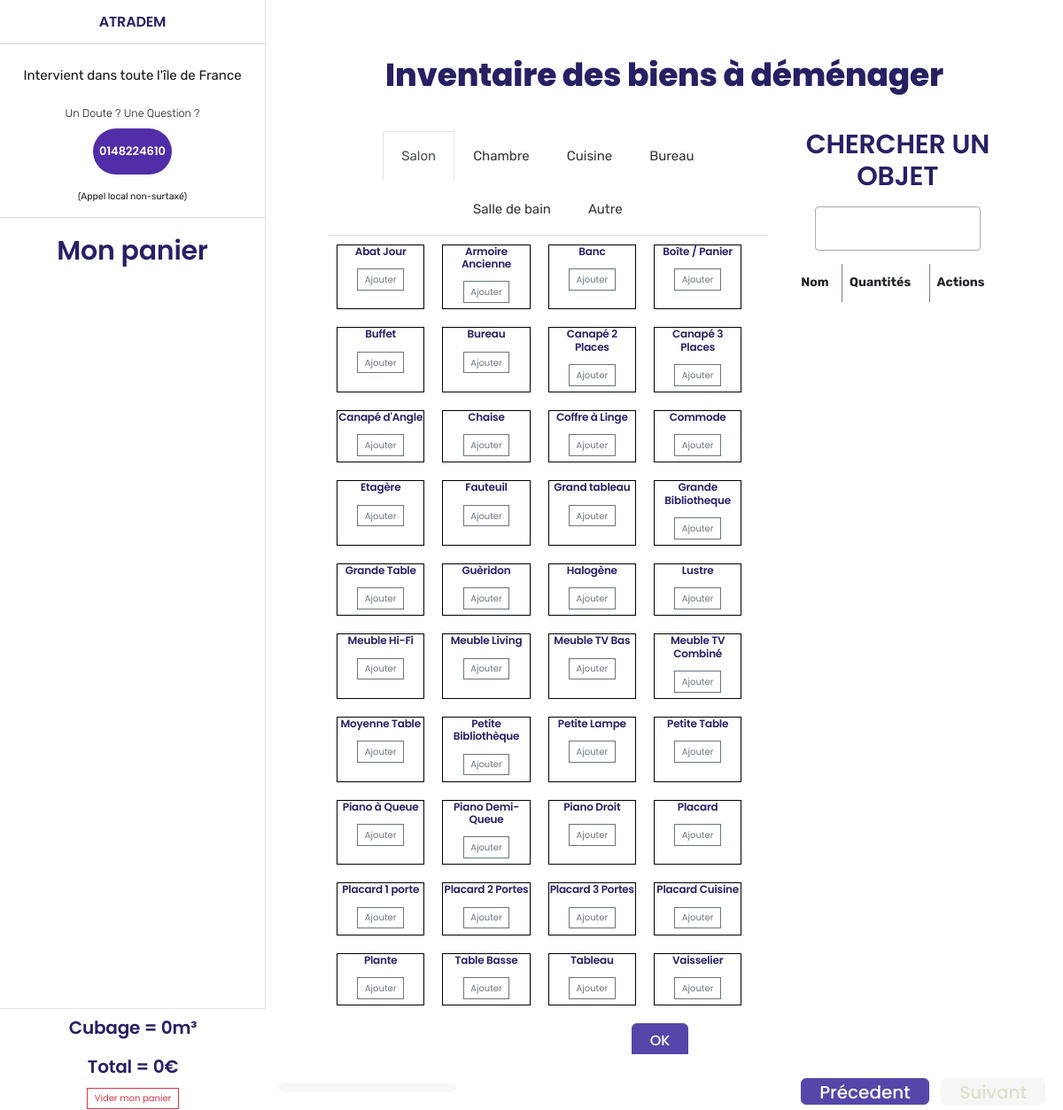
Page /page-devis-inventaire.php on the committed database.
### tables this page shows
CREATE TABLE `mobilier` (
  `id_m` int(10) UNSIGNED NOT NULL,
  `name_m` varchar(255) NOT NULL,
  `mcube_m` float DEFAULT NULL,
  `typeMobilier_id_tm` int(10) UNSIGNED NOT NULL
);

### includes/pages/devis-inventaire/calculateur-objet.php (called while the page is built, shortened)
<?php
try {
    $dsn = "mysql:host=localhost;dbname=atrademNew";
    $pdo = new PDO($dsn, 'root', 'root', []);
    $pdo->setAttribute(PDO::ATTR_ERRMODE, PDO::ERRMODE_EXCEPTION);
    $pdo->setAttribute(PDO::ATTR_DEFAULT_FETCH_MODE, PDO::FETCH_OBJ);
    $sql = 'SELECT * FROM `mobilier` ORDER BY name_m';
    $query = $pdo->prepare($sql);
    $query->execute([]);
    $objets = $query->fetchAll(PDO::FETCH_ASSOC);
    $salon = [];
    $chambre = [];
    $cuisine = [];
    $all = [];
    foreach ($objets as $objet) {
        switch ($objet['typeMobilier_id_tm']) {
            case 1:
                array_push($salon, $objet);
                array_push($all, $objet);
                break;
            case 2:
                array_push($chambre, $objet);
                array_push($all, $objet);
                break;
            case 3:
                array_push($cuisine, $objet);
                array_push($all, $objet);
                break;
        }
    }
} catch (PDOException $e) {
    $error = "Erreur" . $e->getMessage();
}
include 'calculateur-objet.phtml';

### includes/pages/devis-inventaire/calculateur-objet.phtml (the view, shortened to what this page needs)
<div class="slide-title">
  <h2> Inventaire des biens à déménager</h2>
</div>
<div class="row pl-5 w-100">
  <div class="col-md-8">
    <ul class="nav nav-tabs justify-content-center" id="myTab" role="tablist">
      <li class="nav_item"><a role="tab" data-toggle="tab" id="salon-tab" href="#salon"
          class="nav-link active">Salon</a></li>
      <li class="nav-item"><a role="tab" data-toggle="tab" id="chambre-tab" href="#chambre"
          class="nav-link">Chambre</a></li>
      <li class="nav-item"><a role="tab" data-toggle="tab" id="cuisine-tab" href="#cuisine"
          class="nav-link">Cuisine</a></li>
      <li class="nav-item"><a role="tab" data-toggle="tab" id="bureau-tab" href="#bureau" class="nav-link">Bureau</a>
      </li>
      <li class="nav-item"><a role="tab" data-toggle="tab" id="sdn-tab" href="#sdn" class="nav-link">Salle de bain</a>
      </li>
      <li class="nav-item"><a role="tab" data-toggle="tab" id="autre-tab" href="#autre" class="nav-link">Autre</a>
      </li>
    </ul>
    <div class="tab-content">
      <div class="tab-pane active" id="salon" role="tabpanel" aria-labelledby="salon-tab">
        <div class="articleGroup">
          <?php foreach ($salon as $objet): ?>
          <div class="article">
            <h3><?=$objet['name_m']?></h3>
            <button data-id="<?=$objet['id_m']?>" data-article="<?=$objet['name_m']?>" data-price="<?=$objet['mcube_m'] * 36?>"
              class="btn btn-outline-secondary">Ajouter</button>
          </div>
          <?php endforeach;?>
        </div>
      </div>
    </div>
  </div>
  <div id="sideCol" class="d-flex flex-column justify-content-start col-md-4">
    <div id="object-search" class="form-group">
      <h3>CHERCHER UN OBJET</h3>
      </div>
    <div id="recap">
      <table class="table">
        <thead>
          <tr>
            <th>Nom</th>
            <th>Quantités</th>
            <th>Actions</th>
          </tr>
        </thead>
      </table>
    </div>
  </div>
</div>

### includes/header_start.php (shortened to what this page needs)
<!DOCTYPE html>
<html xmlns="http://www.w3.org/1999/xhtml" xml:lang="en-US" lang="en-US">
<head>
    <link rel="stylesheet" type="text/css" href="assets/css/bootstrap.min.css">
    <link rel="stylesheet" type="text/css" href="assets/css/metisMenu.min.css"  />
    <link rel="stylesheet" type="text/css" href="assets/css/animate.css">
    <link rel="stylesheet" type="text/css" href="assets/css/animsition.css">
    <link rel="stylesheet" type="text/css" href="assets/css/magnific-popup.css">
    <link rel="stylesheet" type="text/css" href="assets/css/owl.carousel.min.css">
    <link rel="stylesheet" type="text/css" href="assets/css/cubeportfolio.css">
    <link rel="stylesheet" type="text/css" href="assets/css/jquery.timepicker.min.css">
    <link rel="stylesheet" type="text/css" href="assets/css/select2.min.css">
    <link rel="stylesheet" type="text/css" href="assets/css/font-awesome.css">
    <link rel="stylesheet" type="text/css" href="assets/css/bizzco-icons.css">
    <link rel="stylesheet" type="text/css" href="assets/css/et-line.css">
    <link rel="stylesheet" type="text/css" href="assets/css/pe-icon-7-stroke.css">
    <link rel="stylesheet" type="text/css" href="includes/rev-slider/css/settings.css">
    <link rel="stylesheet" type="text/css" href="includes/rev-slider/css/layers.css">
    <link rel="stylesheet" type="text/css" href="includes/rev-slider/css/navigation.css">
    <link rel="stylesheet" type="text/css" href="assets/css/reset.css">
    <link rel="stylesheet" type="text/css" href="style.css">
    <link rel="stylesheet" type="text/css" href="assets/css/main.min.css">
    <link rel="stylesheet" type="text/css" href="assets/css/shortcodes.css">

### page-devis-inventaire.php (shortened to what this page needs)
<?php include './includes/header_start.php';?>
<link rel="stylesheet" href="./assets/css/price-calculator.min.css">
<link rel="stylesheet" href="./assets/css/metisMenu.min.css">
<link rel="stylesheet" href="./assets/css/sidebar.min.css">
<link rel="stylesheet" href="./assets/css/slideform.css">
<link rel="stylesheet" href="./assets/css/ion.rangeSlider.min.css" />
<link rel="stylesheet" href="./assets/css/hello.week.min.css">
<link rel="stylesheet" href="./assets/css/hello.week.theme.min.css">
<?php include './includes/header_end.php';?>
<body class="page header-fixed no-sidebar">
  <div id="page" class="animsition clearfix">
    <?php include "./includes/leftbar.php";?>
    <div class="content-page text-center py-0">
      <div id="main-content" class="site-main clearfix">
        <div id="content-wrap">
          <div id="site-content" class="site-content clearfix">
            <div id="inner-content" class="inner-content-wrap">
              <div class="wrapper">
                <div id="calculator-container" class="col-md-12">
                  <form id="slideForm" action="">
                    <div class="slideform-wrapper">
                      <div class="slideform-slide">
                        <div id="calcObjectForm" class="slideform-group">
                          <?php include "./includes/pages/devis-inventaire/calculateur-objet.php";?>
                        </div>
                      </div>
                      <footer class="slideform-footer fixed-bottom">
                        <div class="slideform-progress-bar">
                        </div>
                        <div class="buttons">
                          <button class="slideform-btn slideform-btn-prev">Précedent</button>
                          <button class="slideform-btn slideform-btn-next">Suivant</button>
                        </div>
                      </footer>
                  </form>
                </div>
              </div>
            </div>
          </div>
        </div>
      </div>
    </div>
  </div>
  <?php include "./includes/footer_end.php";?>

### includes/header_end.php (shortened to what this page needs)
</head>

### includes/leftbar.php (shortened to what this page needs)
<div id="wrapper">
    <div class="left side-menu border-right">
        <div id="remove-scroll" class="slimscroll-menu">
            <div id="sidebar-menu" class="text-center">
                <div class="sticky-top bg-white">
                    <h6 class="pt-4 text-uppercase">Atradem</h6>
                    <hr>
                </div>
                <p class="font-size-15">Intervient dans toute l'île de France</p>
                <p class="lead mb-0">Un Doute ? Une Question ?</p>
                <div class="cbr-animation-box animated mt-2"
                    style="visibility: visible; animation-delay: 0s; animation-name: fadeInUpSmall;">
                    <a href="tel:+33148224610"
                        class="cbr-button px-2 btn-lg font-size-13 out-line-2px button-has-bg-3"><span
                            class="text-uppercase">0148224610</span></a>
                </div>
                <small>(Appel local non-surtaxé)</small>
                <hr>
                <h3>Mon panier</h3>
                <div class="price-box border-top bg-white">
                    <h5 class="m-0 p-3 font-size-20">Cubage = <span id="size" class="cart-sizetotal"></span>m³</h5>
                    <h5 class="m-0 p-3 font-size-20">Total = <span id="price" class="cart-subtotal"></span>€</h5>
                    <button class="btn btn-outline-danger mb-1" id="clearCart">Vider mon panier</button>
                </div>
            </div>
        </div>
    </div>

### includes/footer_end.php (shortened to what this page needs)
    </body>
</html>

### assets/css/animsition.css (style rules this page uses)
.animsition, .animsition-overlay { position: relative; opacity: 0; -webkit-animation-fill-mode: both; animation-fill-mode: both; }

### assets/css/cubeportfolio.css (style rules this page uses)
.clearfix:after { content:" ";display:block;height:0;clear:both }

### style.css (style rules this page uses)
body { font-family: "rubik", sans-serif; font-weight: 400; color: #9290a3; font-size: 14px; line-height: 2; background-color: #fff; text-rendering: optimizeLegibility; overflow-x: hidden; overflow-y: auto; }
button, input[type="button"], input[type="reset"], input[type="submit"] { padding: 14px 70px; font-family: "Poppins", sans-serif; font-size: 14px; font-weight: 500; background-color: #ff4745; color: #fff; }
a { color: #f83600; }
h1, h2, h3, h4, h5, h6 { font-family: "Poppins", sans-serif; font-weight: 600; line-height: 1.195; color: #272063; margin: 0 0 15px; text-rendering: optimizeLegibility; letter-spacing: -0.2px; }
h2 { font-size: 36px; }
h3 { font-size: 30px; }
h5 { font-size: 18px; }
h6 { font-size: 16px; }
.text-center { text-align: center !important; }
#main-content { padding: 120px 0; }
#site-content { width: 65.811%; float: left; }
.no-sidebar #site-content { width: 100% !important; max-width: none !important; float: none !important; }
body.page #main-content { padding-top: 0; padding-bottom: 0; }

### assets/css/shortcodes.css (style rules this page uses)
.cbr-button, .cbr-button span { display: inline-block; text-decoration: none; color: inherit }
.cbr-button { padding: 14px 57px; background: #fff; position: relative; z-index: 3; border-radius: 30px; -webkit-transition: all ease 0.4s; -moz-transition: all ease 0.4s; transition: all ease 0.4s; cursor: pointer; outline: none !important; overflow: hidden; }
.cbr-button span { font-family: "Poppins"; position: relative; z-index: 2; -webkit-transition-delay: 0s; transition-delay: 0s; font-weight: 600; }
.cbr-button:before, .cbr-button:after { content: ""; width: 0; height: 100%; background: #fff; position: absolute; left: 0; top: 0; -webkit-transition: all ease 0.4s; -moz-transition: all ease 0.4s; transition: all ease 0.4s; z-index: 1; opacity: 0.4; }
.cbr-button:after { -webkit-transition-delay: 0s; transition-delay: 0s; background: #fff; opacity: 1; }
.cbr-button.out-line-2px { border: 2px solid transparent }
.cbr-button.button-has-bg-3 { background-color: #512da8; }
.cbr-button.button-has-bg-3 span { color: #fff; }

### rows in the picture
mobilier: name_m "Abat Jour"
mobilier: name_m "Armoire Ancienne"
mobilier: name_m "Banc"
mobilier: name_m "Boîte / Panier"
mobilier: name_m "Buffet"
mobilier: name_m "Bureau"
mobilier: name_m "Canapé 2 Places"
mobilier: name_m "Canapé 3 Places"
mobilier: name_m "Canapé d'Angle"
mobilier: name_m "Chaise"
mobilier: name_m "Coffre à Linge"
mobilier: name_m "Commode"
mobilier: name_m "Etagère"
mobilier: name_m "Fauteuil"
mobilier: name_m "Grand tableau"
mobilier: name_m "Grande Bibliotheque"
mobilier: name_m "Grande Table"
mobilier: name_m "Guèridon"
mobilier: name_m "Halogène"
mobilier: name_m "Lustre"
mobilier: name_m "Meuble Hi-Fi"
mobilier: name_m "Meuble Living"
mobilier: name_m "Meuble TV Bas"
mobilier: name_m "Meuble TV Combiné"
mobilier: name_m "Moyenne Table"
mobilier: name_m "Petite Bibliothèque"
mobilier: name_m "Petite Lampe"
mobilier: name_m "Petite Table"
mobilier: name_m "Piano à Queue"
mobilier: name_m "Piano Demi-Queue"
mobilier: name_m "Piano Droit"
mobilier: name_m "Placard"
mobilier: name_m "Placard 1 porte"
mobilier: name_m "Placard 2 Portes"
mobilier: name_m "Placard 3 Portes"
mobilier: name_m "Placard Cuisine"
mobilier: name_m "Plante"
mobilier: name_m "Table Basse"
mobilier: name_m "Tableau"
mobilier: name_m "Vaisselier"
